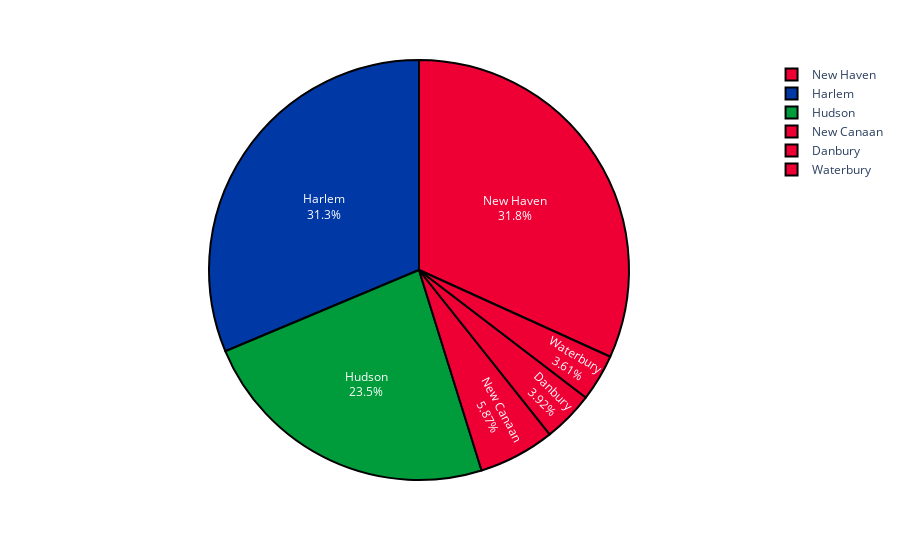

Notebook cell for this chart:
### Code cell
df_colors = pd.read_csv(f'../gtfs_data/{railroad}/routes.txt')

train_lines = sorted(list({train["train_line"] for train in train_list}))
graph_for_lines = {}
for train_line in train_lines:
    total_train_in_route = sum(1 for train in train_list if train["train_line"] == train_line)
    graph_for_lines[train_line] = total_train_in_route

graph_for_lines = pd.DataFrame(list(graph_for_lines.items()), columns=["train_line", "value"])

df_colors['train_line'] = df_colors['route_long_name']
graph_for_lines = graph_for_lines.merge(df_colors, on='train_line')

fig = px.pie(graph_for_lines, names='train_line', values='value', color='train_line', color_discrete_map=dict(zip(graph_for_lines['train_line'], graph_for_lines['route_color'])))
fig.update_traces(textinfo='label+percent',
                   marker=dict(line=dict(color='black', width=2)))

fig.show()

### Figure 1 — Plotly figure (JSON) as saved in the notebook; plotly's stock layout.template omitted (floating-point values rounded to 4 significant figures)
{"data": [{"customdata": [["Danbury"], ["Harlem"], ["Hudson"], ["New Canaan"], ["New Haven"], ["Waterbury"]], "domain": {"x": [0, 1], "y": [0, 1]}, "hovertemplate": "train_line=%{customdata[0]}<br>value=%{value}<extra></extra>", "labels": ["Danbury", "Harlem", "Hudson", "New Canaan", "New Haven", "Waterbury"], "legendgroup": "", "marker": {"colors": ["EE0034", "0039A6", "009B3A", "EE0034", "EE0034", "EE0034"], "line": {"color": "black", "width": 2}}, "name": "", "showlegend": true, "textinfo": "label+percent", "type": "pie", "values": [26, 208, 156, 39, 211, 24]}], "layout": {"legend": {"tracegroupgap": 0}, "margin": {"t": 60}}}
